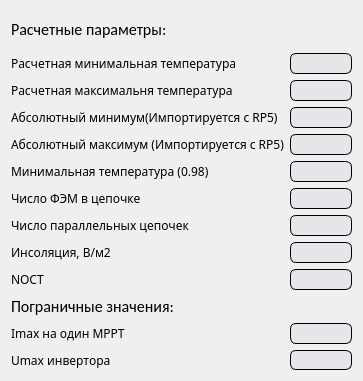
   <widget class="QWidget" name="layoutWidget">
    <property name="geometry">
     <rect>
      <x>200</x>
      <y>149</y>
      <width>363</width>
      <height>381</height>
     </rect>
    </property>
    <layout class="QVBoxLayout" name="verticalLayout_2">
     <item>
      <widget class="QLabel" name="label_18">
       <property name="font">
        <font>
         <family>Calibri</family>
         <pointsize>12</pointsize>
        </font>
       </property>
       <property name="styleSheet">
        <string notr="true">background-color:rgba(209,209,214,0.01);</string>
       </property>
       <property name="text">
        <string>Расчетные параметры:</string>
       </property>
      </widget>
     </item>
     <item>
      <layout class="QGridLayout" name="gridLayout">
       <item row="9" column="0">
        <widget class="QLabel" name="label_15">
         <property name="font">
          <font>
           <family>Calibri</family>
           <pointsize>12</pointsize>
          </font>
         </property>
         <property name="styleSheet">
          <string notr="true">background-color:rgba(209,209,214,0.01);</string>
         </property>
         <property name="text">
          <string>Пограничные значения:</string>
         </property>
        </widget>
       </item>
       <item row="1" column="1">
        <widget class="QLineEdit" name="lineEdit_calcmaxtemp">
         <property name="font">
          <font>
           <family>Calibri Light</family>
          </font>
         </property>
         <property name="styleSheet">
          <string notr="true">QLineEdit{
	background-color:rgba(229,229,234,1); 
	border-radius: 6;
	border: 1px solid;
}
QLineEdit:hover{
	background-color:rgba(242,242,247,1);
}
QLineEdit:pressed{
	background-color:rgba(188,188,192,1);
	border-radius: 12;
}</string>
         </property>
         <property name="inputMethodHints">
          <set>Qt::ImhNone</set>
         </property>
         <property name="text">
          <string/>
         </property>
         <property name="placeholderText">
          <string/>
         </property>
         <property name="clearButtonEnabled">
          <bool>false</bool>
         </property>
        </widget>
       </item>
       <item row="4" column="0">
        <widget class="QLabel" name="label_23">
         <property name="font">
          <font>
           <family>Calibri Light</family>
           <italic>false</italic>
           <stylestrategy>PreferAntialias</stylestrategy>
           <kerning>true</kerning>
          </font>
         </property>
         <property name="styleSheet">
          <string notr="true">background-color:rgba(209,209,214,0.01);</string>
         </property>
         <property name="text">
          <string>Минимальная температура (0.98)</string>
         </property>
        </widget>
       </item>
       <item row="8" column="1">
        <widget class="QLineEdit" name="lineEdit_noct">
         <property name="font">
          <font>
           <family>Calibri Light</family>
          </font>
         </property>
         <property name="styleSheet">
          <string notr="true">QLineEdit{
	background-color:rgba(229,229,234,1); 
	border-radius: 6;
	border: 1px solid;
}
QLineEdit:hover{
	background-color:rgba(242,242,247,1);
}
QLineEdit:pressed{
	background-color:rgba(188,188,192,1);
	border-radius: 12;
}</string>
         </property>
         <property name="placeholderText">
          <string/>
         </property>
        </widget>
       </item>
       <item row="7" column="1">
        <widget class="QLineEdit" name="lineEdit_irradiance">
         <property name="font">
          <font>
           <family>Calibri Light</family>
          </font>
         </property>
         <property name="styleSheet">
          <string notr="true">QLineEdit{
	background-color:rgba(229,229,234,1); 
	border-radius: 6;
	border: 1px solid;
}
QLineEdit:hover{
	background-color:rgba(242,242,247,1);
}
QLineEdit:pressed{
	background-color:rgba(188,188,192,1);
	border-radius: 12;
}</string>
         </property>
         <property name="placeholderText">
          <string/>
         </property>
        </widget>
       </item>
       <item row="2" column="0">
        <widget class="QLabel" name="label_21">
         <property name="font">
          <font>
           <family>Calibri Light</family>
           <italic>false</italic>
           <stylestrategy>PreferAntialias</stylestrategy>
           <kerning>true</kerning>
          </font>
         </property>
         <property name="styleSheet">
          <string notr="true">background-color:rgba(209,209,214,0.01);</string>
         </property>
         <property name="text">
          <string>Абсолютный минимум(Импортируется с RP5)</string>
         </property>
        </widget>
       </item>
       <item row="5" column="1">
        <widget class="QLineEdit" name="lineEdit_countfem">
         <property name="font">
          <font>
           <family>Calibri Light</family>
          </font>
         </property>
         <property name="styleSheet">
          <string notr="true">QLineEdit{
	background-color:rgba(229,229,234,1); 
	border-radius: 6;
	border: 1px solid;
}
QLineEdit:hover{
	background-color:rgba(242,242,247,1);
}
QLineEdit:pressed{
	background-color:rgba(188,188,192,1);
	border-radius: 12;
}</string>
         </property>
         <property name="placeholderText">
          <string/>
         </property>
        </widget>
       </item>
       <item row="11" column="1">
        <widget class="QLineEdit" name="lineEdit_umax_pogran">
         <property name="font">
          <font>
           <family>Calibri Light</family>
           <pointsize>8</pointsize>
          </font>
         </property>
         <property name="cursor">
          <cursorShape>IBeamCursor</cursorShape>
         </property>
         <property name="autoFillBackground">
          <bool>false</bool>
         </property>
         <property name="styleSheet">
          <string notr="true">QLineEdit{
	background-color:rgba(229,229,234,1); 
	border-radius: 6;
	border: 1px solid;
}
QLineEdit:hover{
	background-color:rgba(242,242,247,1);
}
QLineEdit:pressed{
	background-color:rgba(188,188,192,1);
	border-radius: 12;
}</string>
         </property>
         <property name="text">
          <string/>
         </property>
         <property name="readOnly">
          <bool>false</bool>
         </property>
        </widget>
       </item>
       <item row="11" column="0">
        <widget class="QLabel" name="label_16">
         <property name="font">
          <font>
           <family>Calibri Light</family>
           <italic>false</italic>
           <stylestrategy>PreferAntialias</stylestrategy>
           <kerning>true</kerning>
          </font>
         </property>
         <property name="styleSheet">
          <string notr="true">background-color:rgba(209,209,214,0.01);</string>
         </property>
         <property name="text">
          <string>Umax инвертора</string>
         </property>
        </widget>
       </item>
       <item row="7" column="0">
        <widget class="QLabel" name="label_26">
         <property name="font">
          <font>
           <family>Calibri Light</family>
           <italic>false</italic>
           <stylestrategy>PreferAntialias</stylestrategy>
           <kerning>true</kerning>
          </font>
         </property>
         <property name="styleSheet">
          <string notr="true">background-color:rgba(209,209,214,0.01);</string>
         </property>
         <property name="text">
          <string>Инсоляция, В/м2</string>
         </property>
        </widget>
       </item>
       <item row="6" column="0">
        <widget class="QLabel" name="label_25">
         <property name="font">
          <font>
           <family>Calibri Light</family>
           <italic>false</italic>
           <stylestrategy>PreferAntialias</stylestrategy>
           <kerning>true</kerning>
          </font>
         </property>
         <property name="styleSheet">
          <string notr="true">background-color:rgba(209,209,214,0.01);</string>
         </property>
         <property name="text">
          <string>Число параллельных цепочек</string>
         </property>
        </widget>
       </item>
       <item row="0" column="0">
        <widget class="QLabel" name="label_19">
         <property name="font">
          <font>
           <family>Calibri Light</family>
           <italic>false</italic>
           <stylestrategy>PreferAntialias</stylestrategy>
           <kerning>true</kerning>
          </font>
         </property>
         <property name="styleSheet">
          <string notr="true">background-color:rgba(209,209,214,0.01);</string>
         </property>
         <property name="text">
          <string>Расчетная минимальная температура</string>
         </property>
        </widget>
       </item>
       <item row="0" column="1">
        <widget class="QLineEdit" name="lineEdit_calcmintemp">
         <property name="font">
          <font>
           <family>Calibri Light</family>
          </font>
         </property>
         <property name="styleSheet">
          <string notr="true">QLineEdit{
	background-color:rgba(229,229,234,1); 
	border-radius: 6;
	border: 1px solid;
}
QLineEdit:hover{
	background-color:rgba(242,242,247,1);
}
QLineEdit:pressed{
	background-color:rgba(188,188,192,1);
	border-radius: 12;
}</string>
         </property>
         <property name="inputMethodHints">
          <set>Qt::ImhNone</set>
         </property>
         <property name="text">
          <string/>
         </property>
         <property name="placeholderText">
          <string/>
         </property>
         <property name="clearButtonEnabled">
          <bool>false</bool>
         </property>
        </widget>
       </item>
       <item row="3" column="1">
        <widget class="QLineEdit" name="lineEdit_max">
         <property name="font">
          <font>
           <family>Calibri Light</family>
          </font>
         </property>
         <property name="styleSheet">
          <string notr="true">QLineEdit{
	background-color:rgba(229,229,234,1); 
	border-radius: 6;
	border: 1px solid;
}
QLineEdit:hover{
	background-color:rgba(242,242,247,1);
}
QLineEdit:pressed{
	background-color:rgba(188,188,192,1);
	border-radius: 12;
}</string>
         </property>
         <property name="placeholderText">
          <string/>
         </property>
        </widget>
       </item>
       <item row="5" column="0">
        <widget class="QLabel" name="label_24">
         <property name="font">
          <font>
           <family>Calibri Light</family>
           <italic>false</italic>
           <stylestrategy>PreferAntialias</stylestrategy>
           <kerning>true</kerning>
          </font>
         </property>
         <property name="styleSheet">
          <string notr="true">background-color:rgba(209,209,214,0.01);</string>
         </property>
         <property name="text">
          <string>Число ФЭМ в цепочке</string>
         </property>
        </widget>
       </item>
       <item row="3" column="0">
        <widget class="QLabel" name="label_22">
         <property name="font">
          <font>
           <family>Calibri Light</family>
           <italic>false</italic>
           <stylestrategy>PreferAntialias</stylestrategy>
           <kerning>true</kerning>
          </font>
         </property>
         <property name="styleSheet">
          <string notr="true">background-color:rgba(209,209,214,0.01);</string>
         </property>
         <property name="text">
          <string>Абсолютный максимум (Импортируется с RP5)</string>
         </property>
        </widget>
       </item>
       <item row="4" column="1">
        <widget class="QLineEdit" name="lineEdit_mintemp">
         <property name="font">
          <font>
           <family>Calibri Light</family>
          </font>
         </property>
         <property name="styleSheet">
          <string notr="true">QLineEdit{
	background-color:rgba(229,229,234,1); 
	border-radius: 6;
	border: 1px solid;
}
QLineEdit:hover{
	background-color:rgba(242,242,247,1);
}
QLineEdit:pressed{
	background-color:rgba(188,188,192,1);
	border-radius: 12;
}</string>
         </property>
         <property name="placeholderText">
          <string/>
         </property>
        </widget>
       </item>
       <item row="1" column="0">
        <widget class="QLabel" name="label_20">
         <property name="font">
          <font>
           <family>Calibri Light</family>
           <italic>false</italic>
           <stylestrategy>PreferAntialias</stylestrategy>
           <kerning>true</kerning>
          </font>
         </property>
         <property name="styleSheet">
          <string notr="true">background-color:rgba(209,209,214,0.01);</string>
         </property>
         <property name="text">
          <string>Расчетная максимальня температура</string>
         </property>
        </widget>
       </item>
       <item row="6" column="1">
        <widget class="QLineEdit" name="lineEdit_countparallel">
         <property name="font">
          <font>
           <family>Calibri Light</family>
          </font>
         </property>
         <property name="styleSheet">
          <string notr="true">QLineEdit{
	background-color:rgba(229,229,234,1); 
	border-radius: 6;
	border: 1px solid;
}
QLineEdit:hover{
	background-color:rgba(242,242,247,1);
}
QLineEdit:pressed{
	background-color:rgba(188,188,192,1);
	border-radius: 12;
}</string>
         </property>
         <property name="placeholderText">
          <string/>
         </property>
        </widget>
       </item>
       <item row="2" column="1">
        <widget class="QLineEdit" name="lineEdit_min">
         <property name="font">
          <font>
           <family>Calibri Light</family>
          </font>
         </property>
         <property name="styleSheet">
          <string notr="true">QLineEdit{
	background-color:rgba(229,229,234,1); 
	border-radius: 6;
	border: 1px solid;
}
QLineEdit:hover{
	background-color:rgba(242,242,247,1);
}
QLineEdit:pressed{
	background-color:rgba(188,188,192,1);
	border-radius: 12;
}</string>
         </property>
         <property name="inputMethodHints">
          <set>Qt::ImhNone</set>
         </property>
         <property name="text">
          <string/>
         </property>
         <property name="placeholderText">
          <string/>
         </property>
         <property name="clearButtonEnabled">
          <bool>false</bool>
         </property>
        </widget>
       </item>
       <item row="8" column="0">
        <widget class="QLabel" name="label_27">
         <property name="font">
          <font>
           <family>Calibri Light</family>
           <italic>false</italic>
           <stylestrategy>PreferAntialias</stylestrategy>
           <kerning>true</kerning>
          </font>
         </property>
         <property name="styleSheet">
          <string notr="true">background-color:rgba(209,209,214,0.01);</string>
         </property>
         <property name="text">
          <string>NOCT</string>
         </property>
        </widget>
       </item>
       <item row="10" column="0">
        <widget class="QLabel" name="label_14">
         <property name="font">
          <font>
           <family>Calibri Light</family>
          </font>
         </property>
         <property name="styleSheet">
          <string notr="true">background-color:rgba(209,209,214,0.01);</string>
         </property>
         <property name="text">
          <string>Imax на один МРРТ</string>
         </property>
        </widget>
       </item>
       <item row="10" column="1">
        <widget class="QLineEdit" name="lineEdit_imax_pogran">
         <property name="font">
          <font>
           <family>Calibri Light</family>
          </font>
         </property>
         <property name="autoFillBackground">
          <bool>false</bool>
         </property>
         <property name="styleSheet">
          <string notr="true">QLineEdit{
	background-color:rgba(229,229,234,1); 
	border-radius: 6;
	border: 1px solid;
}
QLineEdit:hover{
	background-color:rgba(242,242,247,1);
}
QLineEdit:pressed{
	background-color:rgba(188,188,192,1);
	border-radius: 12;
}</string>
         </property>
         <property name="text">
          <string/>
         </property>
         <property name="readOnly">
          <bool>false</bool>
         </property>
        </widget>
       </item>
      </layout>
     </item>
    </layout>
   </widget>
